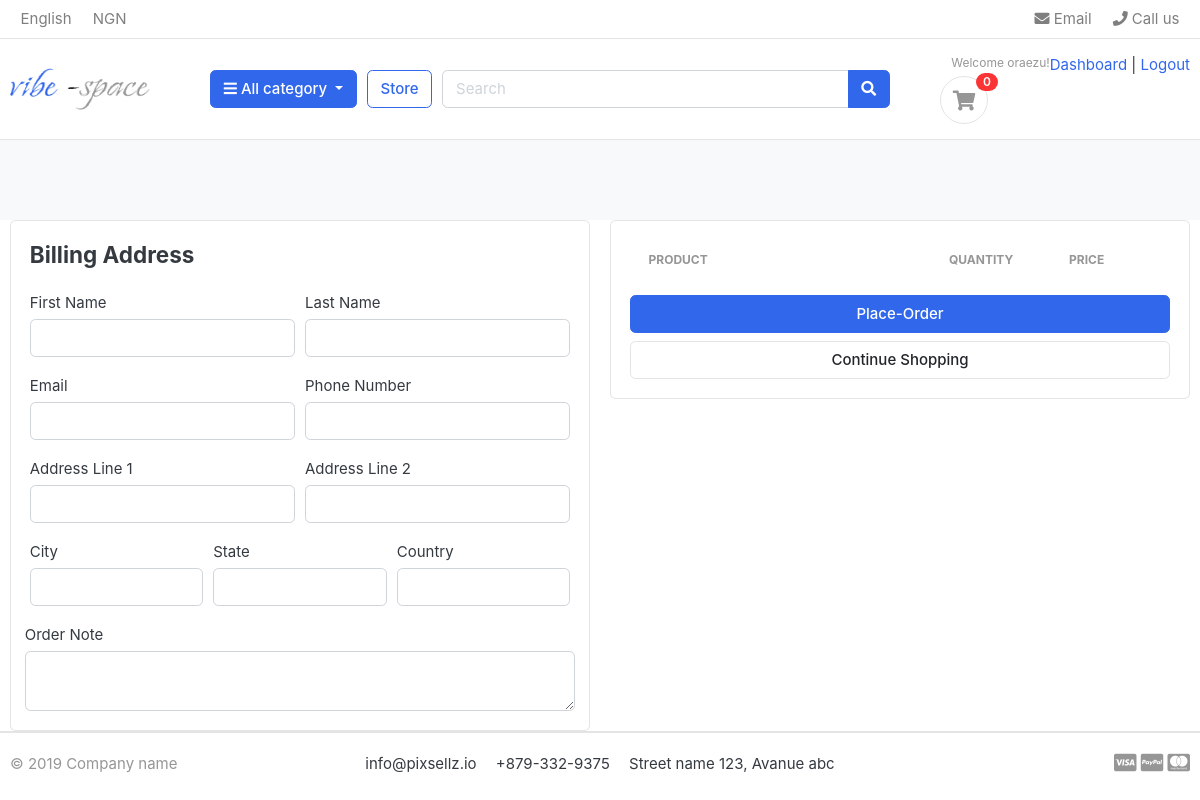
The page /cart/checkout/ (signed in) on the database as committed earlier.
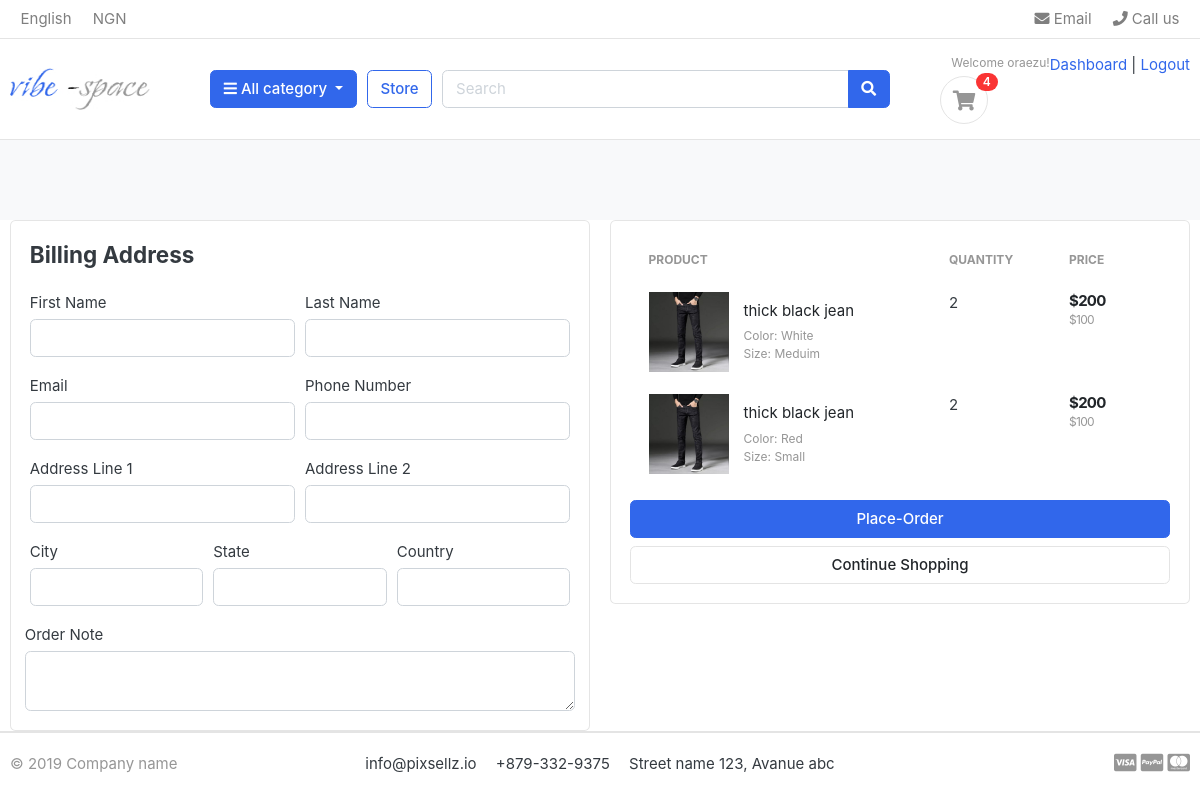
The same page on the database as committed later.
### carts/models.py (models this page shows, shortened)
class Cartitem(models.Model):
    user=models.ForeignKey(Account,on_delete=models.CASCADE,null=True)
    product=models.ForeignKey(Product,on_delete=models.CASCADE)
    variations=models.ManyToManyField(Variation,blank=True)
    cart=models.ForeignKey(Cart,on_delete=models.CASCADE,null=True)
    quantity=models.IntegerField()
    is_active=models.BooleanField(default=True)
    def sub_total(self):
        return self.product.price*self.quantity

### store/models.py (models this page shows, shortened)
class Product(models.Model):
    product_name=models.CharField(max_length=200, unique= True)
    slug=models.SlugField(max_length=200, unique=True)
    description=models.TextField(max_length=200 , unique=True)
    price=models.IntegerField()
    images=models.ImageField(upload_to='photos/products')
    stock=models.IntegerField()
    is_available=models.BooleanField(default=True)
    category=models.ForeignKey(Category, on_delete=models.CASCADE)
    created_date=models.DateTimeField(auto_now_add=True)
    modified_date=models.DateTimeField(auto_now=True)
    def get_url(self):
        return reverse('product_detail',args=[self.category.slug,self.slug])

class Variation(models.Model):
    product=models.ForeignKey(Product,on_delete=models.CASCADE)
    variation_category=models.CharField(max_length=100,choices= variation_category_choice)
    variation_value=models.CharField(max_length=100)
    is_active=models.BooleanField(default=True)
    created_date=models.DateTimeField(auto_now_add=True)
    objects=VariationManager()

### carts/views.py (the view)
# urls.py: path('checkout/',views.checkout,name='checkout'),
@login_required(login_url='login')
def checkout(request, total=0, quantity=0, cart_items=None):
    try:
      tax=0
      grand_total=0
      if request.user.is_authenticated:
         cart_items=Cartitem.objects.filter(user=request.user, is_active=True)
      else:
        cart=Cart.objects.get(cart_id=_cart_id(request))
        cart_items=Cartitem.objects.filter(cart=cart, is_active=True)
      for cart_item in cart_items:
          total+=(cart_item.product.price*cart_item.quantity)
          quantity+=cart_item.quantity
      tax=(2*total)/100
      grand_total= total + tax
    except ObjectDoesNotExist:
        pass
    context={
        'total':total,
         'quantity':quantity,
         'cart_items':cart_items,
         'tax':tax,
         'grand_total' : grand_total
    }
    return render(request,'checkout.html',context)

### carts/context_processors.py (called while the page is built)
def counter (request):
    cart_count = 0
    if 'admin' in request.path:
        return()
    else:
        try:
            cart=Cart.objects.filter(cart_id=_cart_id(request))
            if request .user.is_authenticated:
                 cart_items=Cartitem.objects.all().filter(user=request.user)
            else:
                cart_items=Cartitem.objects.all().filter(cart=cart[:1])
            for cart_item in cart_items:
                cart_count += cart_item.quantity
        except Cart.DoesNotExist:
            cart_count=0
    return dict (cart_count=cart_count)

### carts/views.py (called while the page is built)
def _cart_id(request):
    cart=request.session.session_key
    if not cart:
        cart=request.session.create()
    return cart

### category/context_processors.py (called while the page is built)
def menu_links(request):
    links=  Category.objects.all()
    return dict(links=links)

### category/models.py (called while the page is built)
    def get_url(self):
            return reverse('products_by_category',args=[self.slug])

### templates/checkout.html (shortened to what this page needs)
{%extends 'base.html'%}
{%block pagecontent%}
{%load static%}
<section class="section-content padding-y bg"></section>
<div class="container">
<div class="row">
	<aside class="col-lg-6">
<div class="card">
    <div class="card-body">
        <h4 class="card-title mb-4">Billing Address</h4>
        <form action="{% url 'place_order' %}" method="POST">
            <div class="form-row">
            <div class="col form-group">
                <label for="">First Name</label>
                <input type="text" name="first_name" class="form-control" required>
            </div>
            <div class="col form-group">
                <label for="">Last Name</label>
                <input type="text" name="last_name" class="form-control" required>
            </div>
            </div>
            <div class="form-row">
            <div class="col form-group">
                <label for="">Email</label>
                <input type="email" name="email" class="form-control" required>
            </div>
            <div class="col form-group">
                <label for="">Phone Number</label>
                <input type="text" name="phone" class="form-control" required>
            </div>
            </div>
            <div class="form-row">
            <div class="col form-group">
                <label for="">Address Line 1</label>
                <input type="text" name="address_line_1" class="form-control" required>
            </div>
            <div class="col form-group">
                <label for="">Address Line 2</label>
                <input type="text" name="address_line 2" class="form-control" >
            </div>
            </div>
            <div class="form-row">
            <div class="col form-group">
                <label for="">City</label>
                <input type="text" name="city" class="form-control" required>
            </div>
            <div class="col form-group">
                <label for="">State</label>
                <input type="text" name="state" class="form-control" required>
            </div>
            <div class="col form-group">
                <label for="">Country</label>
                <input type="text" name="country" class="form-control" required>
            </div>
            </div>
            <div class="form-row">
                <label for="">Order Note</label>
                <textarea name="order_note" id="" rows="2" class="form-control"></textarea>
            </div>
    </div>
</div>
	</aside>
	<aside class="col-lg-6">
		<div class="card">
		<div class="card-body">
<table class="table table-borderless table-shopping-cart">
<thead class="text-muted">
<tr class="small text-uppercase">
  <th scope="col">Product</th>
  <th scope="col" width="120">Quantity</th>
  <th scope="col" width="120">Price</th>
  {% for cart_item in cart_items%}
</tr>
</thead>
<tbody>
<tr>
	<td>
		<figure class="itemside align-items-center">
			<div class="aside"><img src="{{ cart_item.product.images.url }}" class="img-sm"></div>
			<figcaption class="info">
				<a href="{{cart_item.product.get_url}}" class="title text-dark">{{cart_item.product.product_name}}</a>
				<p class="text-muted small">
					{% if cart_item.variations.all %}
                     {% for item in cart_item.variations.all %}
                     {{item.variation_category | capfirst}}: {{item.variation_value  |  capfirst}} <br>
					 {%endfor%}
					{%endif%}
				</p>
			</figcaption>
		</figure>
	</td>
	<td>
		<label for="">{{cart_item.quantity}}</label>
	</td>
	<td>
		<div class="price-wrap">
			<var class="price">${{cart_item.sub_total}}</var>
			<small class="text-muted"> ${{cart_item.product.price}} </small>
		</div>
	</td>
</tr>
{%endfor%}
</tbody>
</table>
<button type="submit"  class="btn btn-primary btn-block">Place-Order</button>
<a href="{%url 'store' %}" class="btn btn-light btn-block">Continue Shopping</a>
		</div>
		</div>
</aside>
</div>
</div>
{%endblock%}

### templates/base.html (shortened to what this page needs)
{% load static %}
<!DOCTYPE HTML>
<html lang="en">
<head>
<link href="{%static 'css/bootstrap.css'%}" rel="stylesheet" type="text/css"/>
<link href="{%static 'fonts/fontawesome/css/all.min.css'%}" type="text/css" rel="stylesheet">
<link href="{%static 'css/ui.css'%}" rel="stylesheet" type="text/css"/>
<link href="{%static 'css/responsive.css'%}" rel="stylesheet" media="only screen and (max-width: 1200px)" />
</head>
<body>
<header class="section-header">
<nav class="navbar p-md-0 navbar-expand-sm navbar-light border-bottom">
<div class="container">
  <div class="collapse navbar-collapse" id="navbarTop4">
    <ul class="navbar-nav mr-auto">
    	<li class="nav-item dropdown">
		 	<a href="#" class="nav-link">   English </a>
		</li>
		<li class="nav-item dropdown">
			<a href="#" class="nav-link"> NGN</a>
		</li>
    </ul>
    <ul class="navbar-nav">
		<li><a href="#" class="nav-link"> <i class="fa fa-envelope"></i> Email </a></li>
		<li><a href="#" class="nav-link"> <i class="fa fa-phone"></i> Call us </a></li>
	</ul>
  </div>
</div>
</nav>
<section class="header-main border-bottom">
	<div class="container">
<div class="row align-items-center">
	<div class="col-lg-2 col-md-3 col-6">
		<a href="{% url 'home' %}" class="brand-wrap">
			<img class="logo" src="{%static './images/vibespace.jpg'%}">
		</a>
	</div>
	<div class="col-lg col-sm col-md col-6 flex-grow-0">
		<div class="category-wrap dropdown d-inline-block float-right">
			<button type="button" class="btn btn-primary dropdown-toggle" data-toggle="dropdown">
				<i class="fa fa-bars"></i> All category
			</button>
		</div>
	</div>
	<a href="{% url 'store' %}" class="btn btn-outline-primary">Store</a>
	<div class="col-lg  col-md-6 col-sm-12 col">
		<form action="{% url 'search' %}" class="search">
			<div class="input-group w-100">
			    <input type="text" class="form-control" style="width:60%;" placeholder="Search"  name=keyword>
			    <div class="input-group-append">
			      <button type="submit" class="btn btn-primary" type="submit">
			        <i class="fa fa-search"></i>
			      </button>
			    </div>
		    </div>
		</form>
	</div>
	<div class="col-lg-3 col-sm-6 col-8 order-2 order-lg-3">
				<div class="d-flex justify-content-end mb-3 mb-lg-0">
					{% if user.id is None %}
					<div class="widget-header">
						<small class="title text-muted">Welcome guest!</small>
						<div>
							<a href="{% url 'login' %}">Sign in</a> <span class="dark-transp"> | </span>
							<a href="{% url 'register' %}"> Register</a>
						</div>
					</div>
					{%else%}
						<small class="title text-muted">Welcome   {{user.first_name}}!</small>
						<div>
							<a href="{% url 'dashboard' %}">Dashboard</a> <span class="dark-transp"> | </span>
							<a href="{% url 'logout' %}"> Logout</a>
						</div>
					</div>
					{%endif%}
					<a href="{% url 'cart'%}" class="widget-header pl-3 ml-3">
						<div class="icon icon-sm rounded-circle border"><i class="fa fa-shopping-cart"></i></div>
						<span class="badge badge-pill badge-danger notify">{{cart_count}}</span>
					</a>
				</div>
			</div>
</div>
</section>
</header>
{%block pagecontent%}
{%endblock%}
<footer class="section-footer border-top">
	<div class="container">
		<section class="footer-bottom border-top row">
			<div class="col-md-2">
				<p class="text-muted"> &copy 2019 Company name </p>
			</div>
			<div class="col-md-8 text-md-center">
				<span  class="px-2">info@pixsellz.io</span>
				<span  class="px-2">+879-332-9375</span>
				<span  class="px-2">Street name 123, Avanue abc</span>
			</div>
			<div class="col-md-2 text-md-right text-muted">
				<i class="fab fa-lg fa-cc-visa"></i>
				<i class="fab fa-lg fa-cc-paypal"></i>
				<i class="fab fa-lg fa-cc-mastercard"></i>
			</div>
		</section>
	</div>
</footer>
</body>
</html>

Rows that differ between the two databases and show on the page:
added Cartitem: product.images (picture), product.product_name "thick black jean", quantity "2", sub_total "200", product.price "100"
now on this page (row unchanged): Variation: variation_category "Color", variation_value "White", shown under "thick black jean"
now on this page (row unchanged): Variation: variation_category "Size", variation_value "Meduim", shown under "thick black jean"
added Cartitem: product.images (picture), product.product_name "thick black jean", quantity "2", sub_total "200", product.price "100"
now on this page (row unchanged): Variation: variation_category "Color", variation_value "Red", shown under "thick black jean"
now on this page (row unchanged): Variation: variation_category "Size", variation_value "Small", shown under "thick black jean"
Other text that changed with them:
{{ cart_count }}: "0" → "4"
